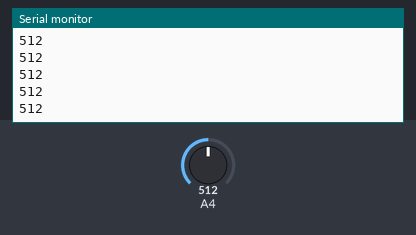
A sketch run on a simulated Arduino Uno, built with avr-gcc and run on an emulated ATmega328P. Parts: the last lines printed to the serial monitor. The test bench sets the inputs (shaded band); at power-on: A4 = 512.

Above: at 1.2 s.
1.3 s: A4 set to 716
At 1.68 s:
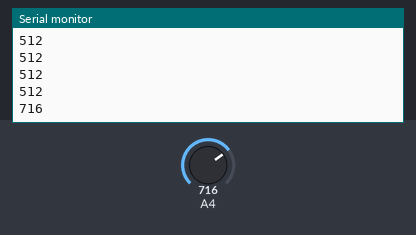
2.8 s: A4 set to 900
At 2.93 s:
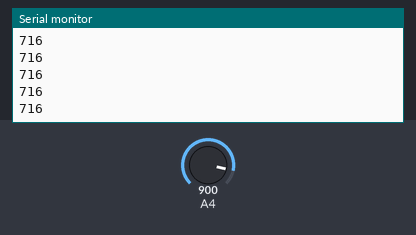
Timing chart, 0 to 5.8 s (numbered marks = the images above; inputs shaded):
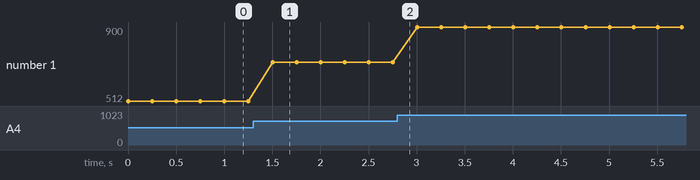

Measured:
- after the input at 1.3 s, the serial monitor: prints a new line after 0.20 s (image 1)
- plotted number 1: 512 → 716 after the input at 1.3 s, 716 → 900 after the input at 2.8 s

The sketch:

_5WayBtnResLadder.ino
```cpp
const int resVal[] = {127,584,1021,51,209};
  //L,U,R,D,C

void setup(){
  Serial.begin(9600);
  while(!Serial);
}
void loop(){
  int keyVal = analogRead(A4);
  if(keyVal != 1023){
    Serial.println(keyVal);
  }
  delay(250);
}
```
